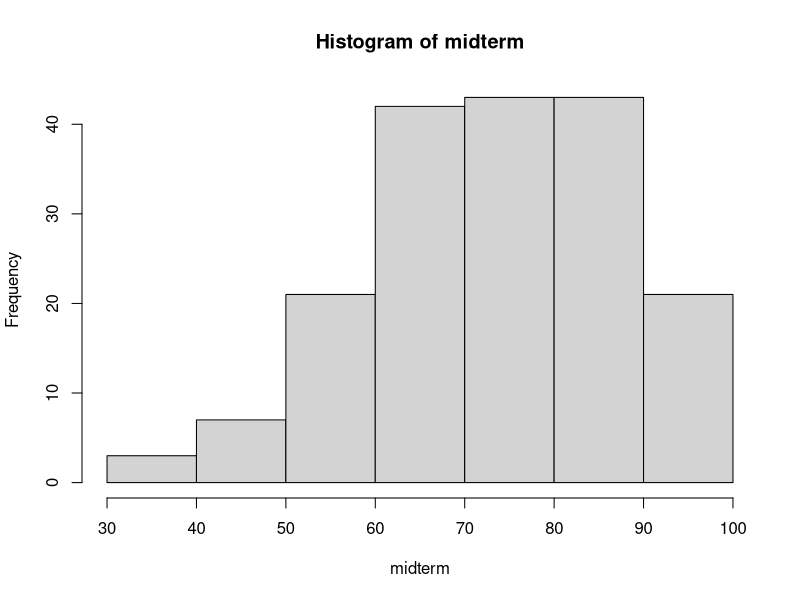
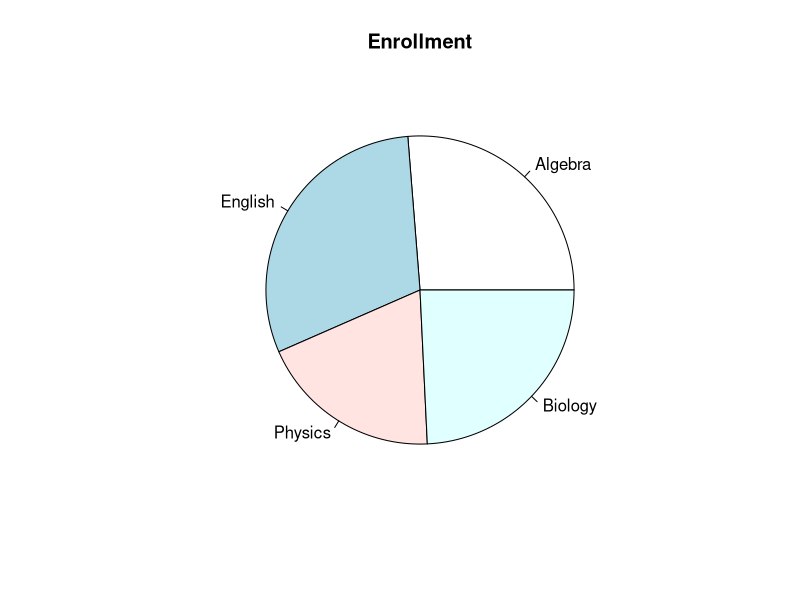
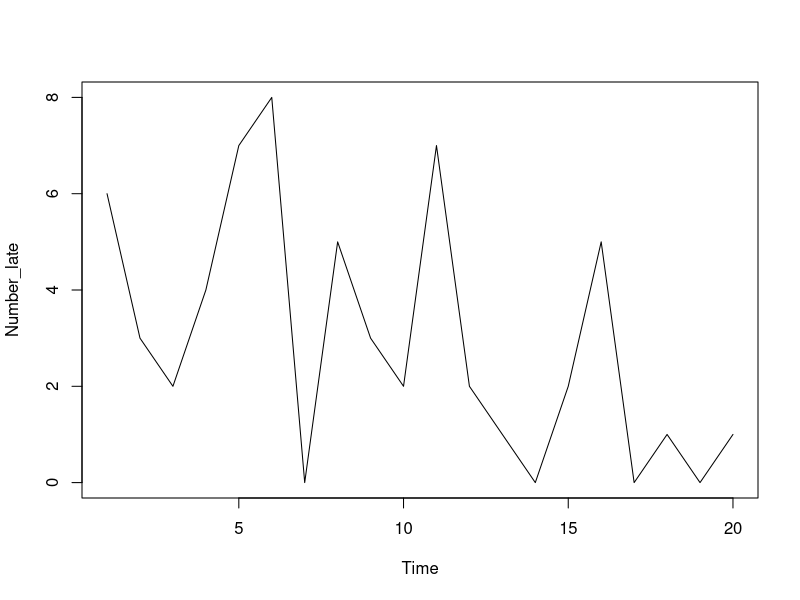

These charts were generated, in order, by the following R code:
#Histogram
midterm = c(30, 34, 38, 44, 59, 60, 60, 60, 66, 67, 67, 67, 72, 73, 73, 73, 77, 78, 78, 78, 84, 84, 84, 84, 89, 90, 90, 90,
            45, 46, 47, 48, 50, 50, 51, 52, 53, 53, 53, 54, 55, 55, 55, 56, 56, 57, 57, 58, 58, 59, 60, 61, 61, 62, 62, 62, 
            62, 63, 63, 63, 63, 63, 63, 63, 64, 64, 65, 65, 65, 65, 65, 66, 68, 68, 68, 68, 68, 69, 69, 69, 69, 69, 69, 69, 
            70, 70, 70, 70, 70, 71, 71, 71, 72, 73, 73, 73, 73, 73, 73, 74, 74, 74, 75, 75, 75, 76, 76, 76, 76, 76, 76, 77, 
            77, 77, 77, 78, 78, 79, 79, 79, 80, 80, 80, 80, 81, 81, 81, 81, 82, 82, 82, 82, 82, 83, 83, 83, 83, 84, 84, 84, 84, 
            85, 85, 86, 86, 87, 87, 87, 87, 88, 88, 88, 88, 88, 88, 89, 89, 89, 89, 91, 92, 93, 93, 94, 94, 94, 94, 95, 95, 95, 
            95, 96, 96, 96, 97, 97, 98, 98, 99, 100)

hist(midterm)

#Stem and leaf plot
final = c(55, 61, 94, 94, 69, 77, 68, 54, 85, 77, 92, 92, 81, 73, 69, 81, 
          75, 84, 70, 81, 81, 89, 59, 72, 82, 62)
stem(final)

#Pie Chart
slices=c(26,30,19,24)
lbls = c("Algebra", "English", "Physics", "Biology")
pie(slices, labels=lbls, main="Enrollment")

#Time Plots
Number_late=c(6,3,2,4,7,8,0,5,3,2,7,2,1,0,2,5,0,1,0,1)
ts.plot(Number_late)

#mean(a)
#median(a)


